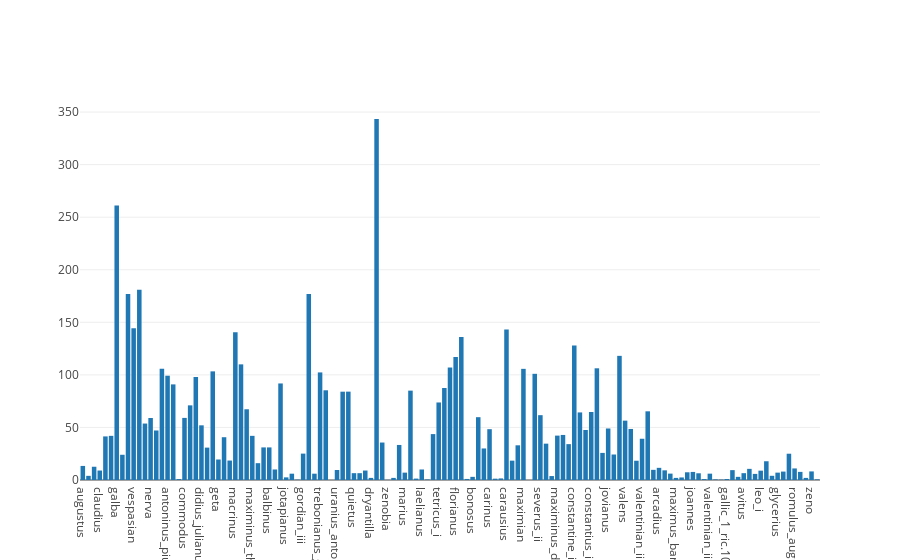

The notebook cell this image was saved under:
### Code cell
val regionPlot = Seq(
  Bar(x = authNames, y = summaries.map(_._4))
)
plot(regionPlot)

### Figure 1 — Plotly figure (JSON) as saved in the notebook; plotly's stock layout.template omitted (floating-point values rounded to 4 significant figures; data arrays with more than 128 entries replaced by an {"elided": "..."} marker saying what was removed)
{"data": [{"type": "bar", "x": {"elided": "131 str values"}, "y": {"elided": "131 float values"}}], "layout": {}}
